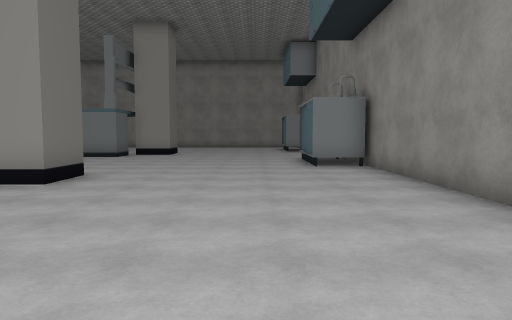
View 1 (above)

16 first-person views from a walk through a Unity game level. The camera is 1.5 m above the floor, tilts 4° down and sees 70° across. The floor is counted in squares, 1.8 m on a side. Each view is taken from the middle of a square. On the plan, view 1 faces up. The plan holds only what a view shows up to about 12 squares ahead; the rest is blank. The player character is not drawn. Some surface patterns are stand-ins.

View 2
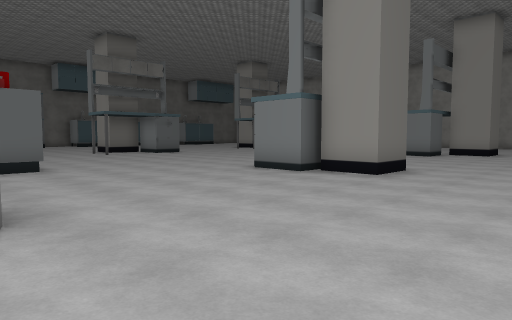

View 3
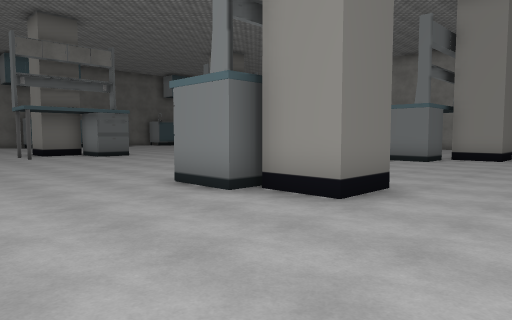

View 4
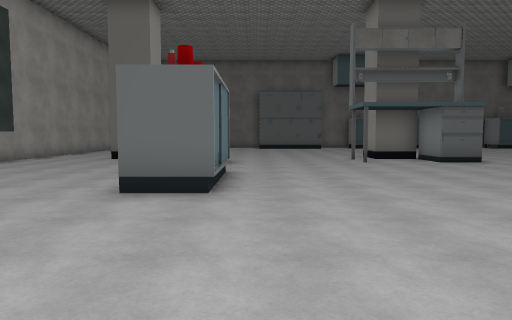

View 5
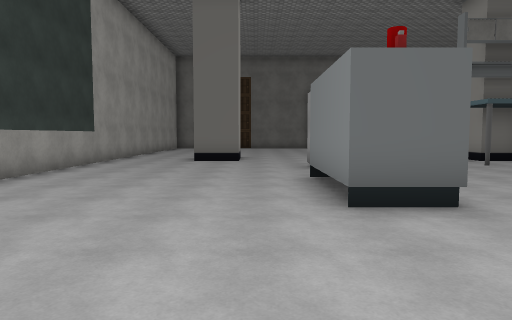

View 6
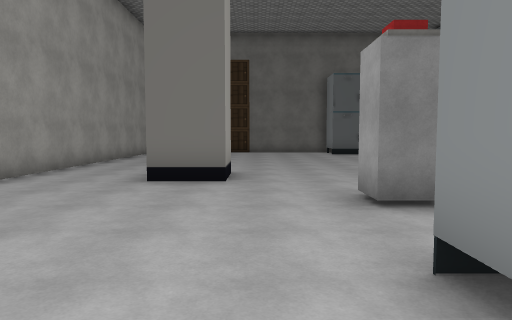

View 7
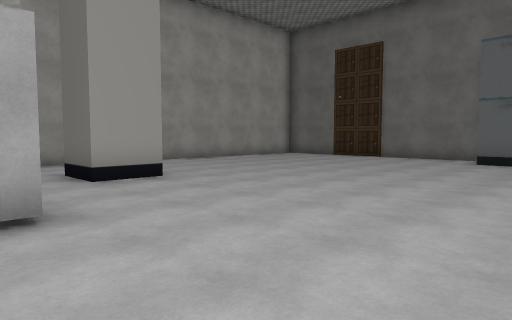

View 8
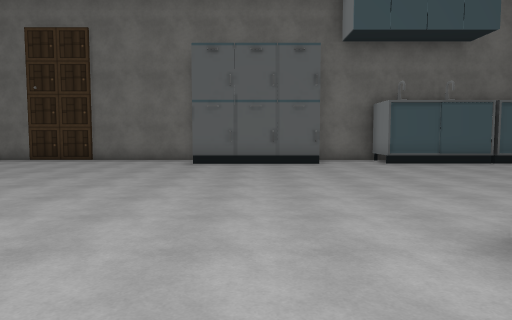

View 9
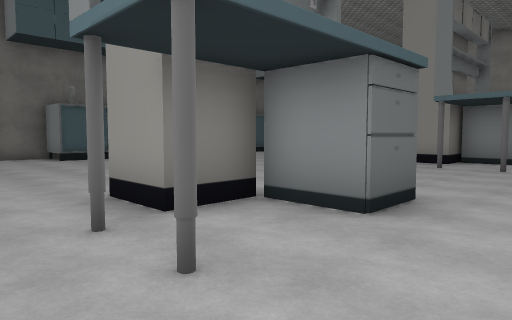

View 10
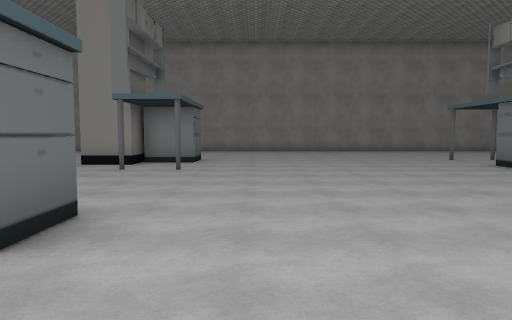

View 11
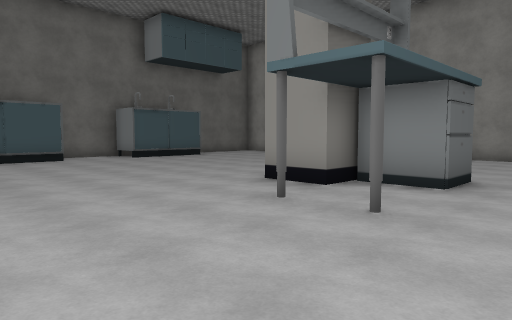

View 12
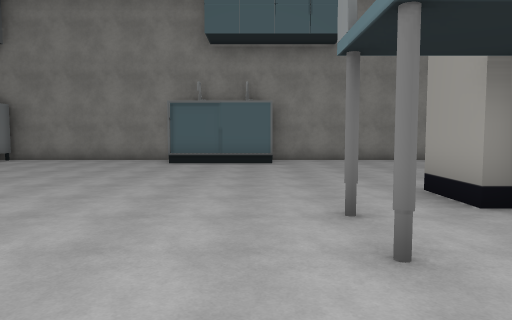

View 13
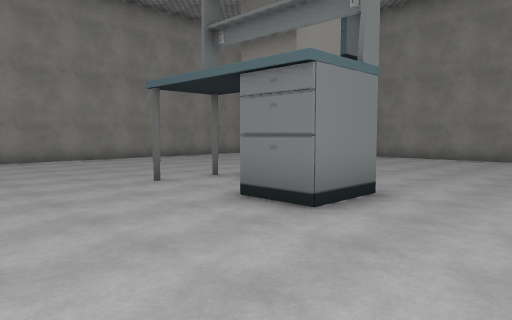

View 14
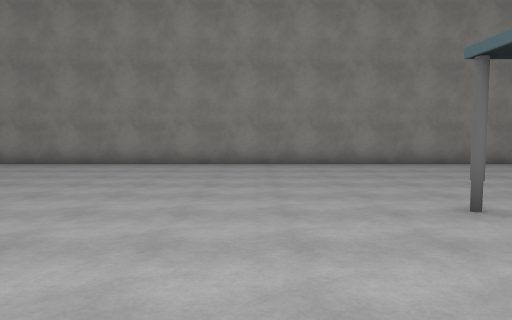

View 15
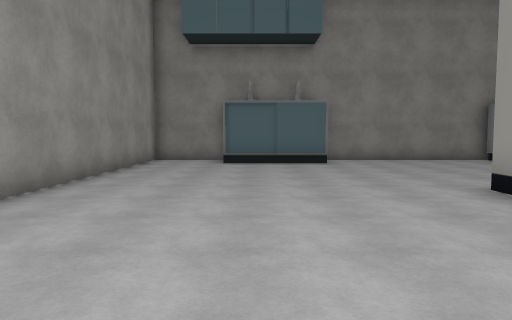

View 16
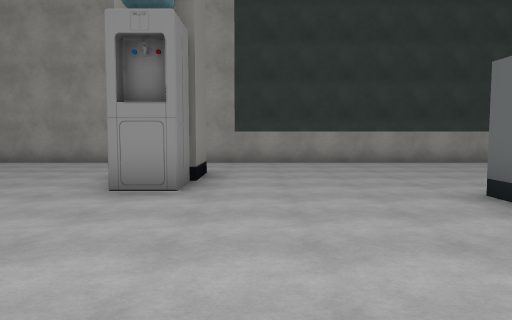

### Floor plan
Key: @ floor where view 1 was taken; # wall or solid block; . floor; O other object.
Columns run from 27 left of view 1 to 3 right of it. Each row starts with its distance up from view 1.
 24            ####################
 23            ...................#
 22            ...................#
 21            ..................##
 20             .................O
 19             .................O
 18      ..     .................##
 17     ....   OO.......#.........#
 16    .......#OO.........##......#
 15   ............................#
 14   ..........#.......O.........#
 13   ............................#
 12  #O..........................O#
 11  #.   .......................O#
 10  O...      ........ .........O#
  9 ##....      ......  #.O.......#
  8 #O......  .OO.....  ..........#
  7 #........ #O........  ##......#
  6 #....................OO#......#
  5   O...........................#
  4   O...........................#
  3   O...........................
  2 #.............................
  1 #...........O..O##..........
  0 #..............###.........@
 -1 #......................O.. .
 -2 #.........#............#...
 -3 #.. ................... ....
 -4 #.   ..................  ...
 -5      ..................  ....
 -6      ##################  #####

Where each view was taken, in squares from view 1:
view 1: 0 up, 0 right, facing up
view 2: 1 down, 0 right, facing up-left
view 3: 2 up, 1 left, facing up-left
view 4: 2 up, 4 left, facing left
view 5: 1 down, 5 left, facing left
view 6: 1 down, 10 left, facing left
view 7: 5 up, 14 left, facing down-left
view 8: 4 up, 15 left, facing left
view 9: 4 up, 13 left, facing up-left
view 10: 5 up, 13 left, facing up
view 11: 10 up, 13 left, facing up-left
view 12: 10 up, 9 left, facing right
view 13: 11 up, 10 left, facing up-right
view 14: 13 up, 9 left, facing up
view 15: 20 up, 9 left, facing right
view 16: 5 up, 6 left, facing down
